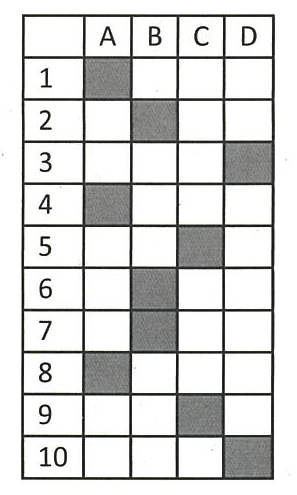
//> input picture test_solver.png, 297 x 495 px
$ ./Source   (built with g++ and OpenCV 4)
//> lines starting //> are read from the running program, lines starting //| are printed output that depends on the picture; after the words box and inside, x2 and y2 are one past the last pixel; in counts of white or black regions, pixels touching at a corner belong together
#include<iostream>
#include<opencv2/core.hpp>
#include<opencv2/highgui.hpp>
#include<opencv2/imgproc.hpp>
#include<vector>

using namespace std;
using namespace cv;
/// <summary>
/// Test rotation.
/// </summary>
/// <param name="img">Source image (grayscale)</param>
/// <param name="dest">Output image</param>
/// <param name="r">Minimum area rectangle of the largest contours </param>
void rotateTest(const Mat& img, Mat& dest, const RotatedRect r) {
	Point center = Point(r.center.x, r.center.y);

	double angle = (r.size.width > r.size.height) ? 90 + r.angle : r.angle;

	Mat rotMat = getRotationMatrix2D(Point2f(center.x, center.y), angle, 1);
	warpAffine(img, dest, rotMat, img.size(), INTER_CUBIC);
}


/// <summary>
///
/// </summary>
/// <param name="img"></param>
/// <param name="dest"></param>
/// <param name="newSize"></param>
void standardize(const Mat& img, Mat& dest) {
	//threshold the image to get the lines (threshold value: 130, invert the result)
	Mat tmp;
	threshold(img, tmp, 130, 255, THRESH_BINARY_INV);
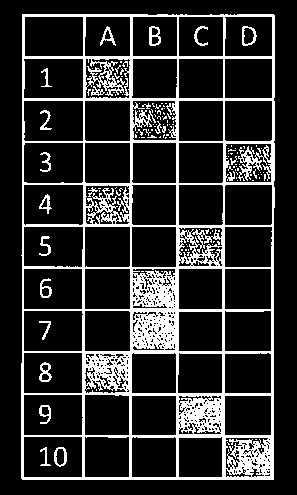
//> tmp: 495 rows x 297 cols, CV_8UC1; 18% white; 139 white regions (115 under 20 px), largest, box (x1, y1, x2, y2) and area: (21, 14, 275, 480) 24235, (149, 26, 161, 46) 131, (39, 362, 52, 382) 125

	//use median blur with size 3
	medianBlur(tmp, tmp, 3);
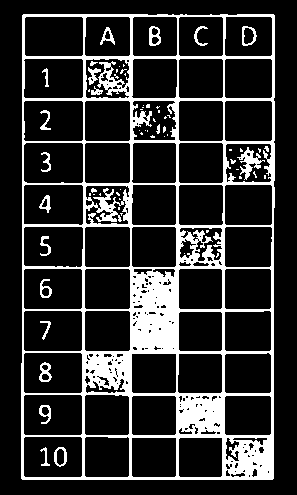
//> tmp: 495 rows x 297 cols, CV_8UC1; 18.7% white; 66 white regions (44 under 20 px)

	vector<vector<Point>> contours;
	//find the external (RETR_EXTERNAL) contours, do NOT use hierarchy
	findContours(tmp, contours, RETR_EXTERNAL, CHAIN_APPROX_NONE);
//> contours = 1 contour; box (x1, y1, x2, y2) and area: (21, 14, 275, 480) 116951

	//use the minAreaRect function to get a RotatedRect around the 0th contour:
	RotatedRect r = minAreaRect(contours[0]);
//> r = centre (147.6, 246.5), size (465.7, 252.6), angle -89.8

	//rotate the original image with the rotateTest function
	//rotete the prepared image wi	th the rotateTest function
	Mat img2, tmp2;
	rotateTest(img, img2, r);
//> in rotateTest, `Point center = Point(r.center.x, r.center.y);`: center = Point(147, 246)
//> in rotateTest, `double angle = (r.size.width > r.size.height) ? 90 + r.angle : r.angle;`: angle = 0.165
//> in rotateTest, `Mat rotMat = getRotationMatrix2D(Point2f(center.x, center.y), angle, 1);`: rotMat = [[1, 0.00287, -0.706], [-0.00287, 1, 0.423]]
//> in rotateTest, `warpAffine(img, dest, rotMat, img.size(), INTER_CUBIC);`:
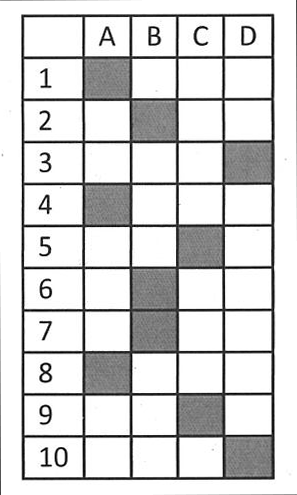
//> dest: 495 rows x 297 cols, CV_8UC1; min 0, max 255, mean 213.7
	rotateTest(tmp, tmp2, r);
//> in rotateTest (call 2), `warpAffine(img, dest, rotMat, img.size(), INTER_CUBIC);`:
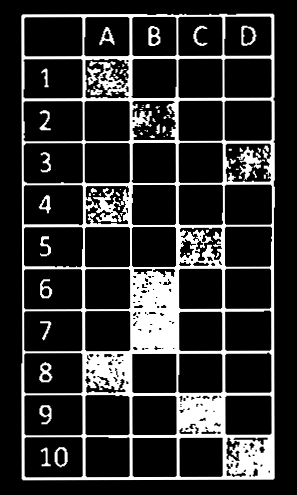
//> dest: 495 rows x 297 cols, CV_8UC1; min 0, max 255, mean 47.5


	//find the external (RETR_EXTERNAL) contours again, do NOT use hierarchy
		//findContours(img2, contours, RETR_EXTERNAL, CHAIN_APPROX_NONE);
	findContours(tmp2, contours, RETR_EXTERNAL, CHAIN_APPROX_NONE);
//> contours = 1 contour; box (x1, y1, x2, y2) and area: (20, 12, 276, 482) 117663
	// we crop the rotated image based on the bounding rect.
	dest = img2(boundingRect(contours[0]));
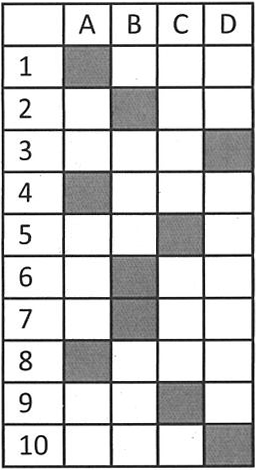
//> dest: 470 rows x 256 cols, CV_8UC1; min 0, max 255, mean 205
}

void createTheMaskOfTheNonGrayCells(const Mat& solver, Mat& dest) {

	Mat gray_cells;

	// use an inRange method to select the gray cells on the image (between 100 and 200)
	inRange(solver, 100, 200, gray_cells);
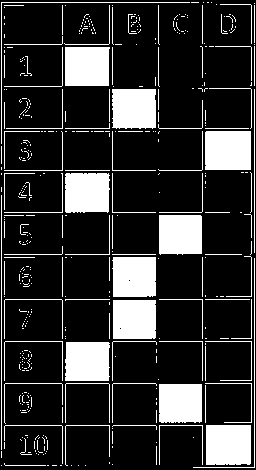
//> gray_cells: 470 rows x 256 cols, CV_8UC1; 19.7% white; 438 white regions (348 under 20 px), largest, box (x1, y1, x2, y2) and area: (205, 131, 251, 170) 1792, (206, 425, 251, 465) 1789, (65, 173, 110, 213) 1724


	// use a median blur with the size 5
	medianBlur(gray_cells, gray_cells, 5);
	// use an erode operator with this structure elements:
	Mat struct_element = getStructuringElement(MORPH_ELLIPSE, Size(9, 9));
	erode(gray_cells, gray_cells, struct_element);
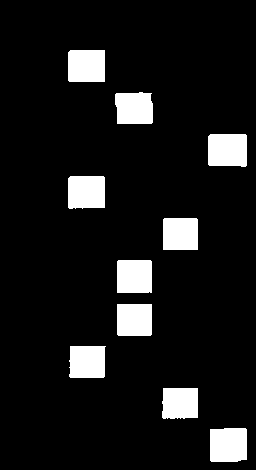
//> gray_cells: 470 rows x 256 cols, CV_8UC1; 9.6% white; 10 white regions, largest, box (x1, y1, x2, y2) and area: (208, 134, 247, 167) 1248, (210, 428, 247, 462) 1227, (68, 176, 105, 209) 1186
	// invert the result and save into the dest mat
	dest = 255 - gray_cells;
}

int main() {

	Mat solver0 = imread("test_solver.png", IMREAD_GRAYSCALE);

	Mat solver;
	standardize(solver0, solver);

	Mat nongray;
	createTheMaskOfTheNonGrayCells(solver, nongray);


	for (int i = 0; i <= 17; ++i) {
		Mat img0 = imread("test_" + to_string(i) + ".png", IMREAD_GRAYSCALE);
//> test_0.png cannot be read in this run, so this picture is empty

		Mat img, tmp;
//> (the run ends here: the program stops with an error, at `medianBlur(tmp, tmp, 3);`)

$ run again, with test_0.png copied over test_solver.png
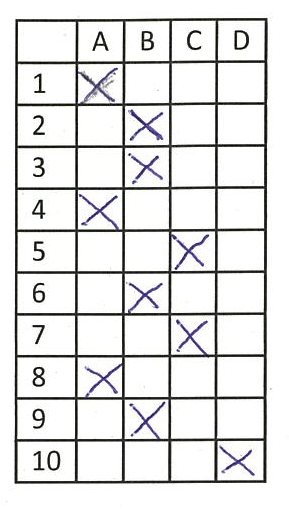
//> input picture test_0.png, 289 x 510 px
//> in standardize, `medianBlur(tmp, tmp, 3);`:
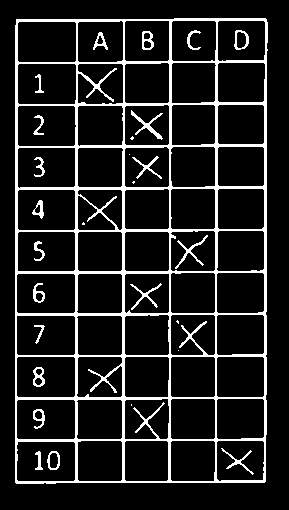
//> tmp: 510 rows x 289 cols, CV_8UC1; 12.2% white; 28 white regions (7 under 20 px)
//> contours = 1 contour; box (x1, y1, x2, y2) and area: (15, 18, 268, 484) 116302
//> r = centre (141, 250.5), size (465, 252), angle -90
//> center = Point(141, 250)
//> angle = 0
//> rotMat = [[1, 0, 0], [0, 1, 0]]
//> in createTheMaskOfTheNonGrayCells, `medianBlur(gray_cells, gray_cells, 5);`:
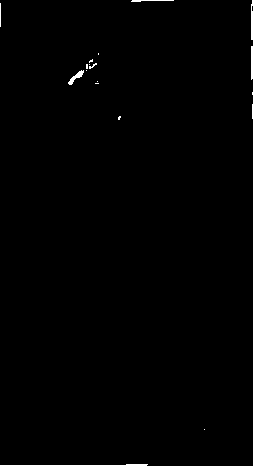
//> gray_cells: 466 rows x 253 cols, CV_8UC1; 0.46% white; 18 white regions (12 under 20 px), largest, box (x1, y1, x2, y2) and area: (0, 464, 148, 466) 169, (68, 70, 84, 85) 82, (251, 0, 253, 40) 71, (251, 46, 253, 80) 67, (131, 0, 174, 2) 52, (0, 3, 1, 27) 24

$ run again, with test_10.png copied over test_solver.png
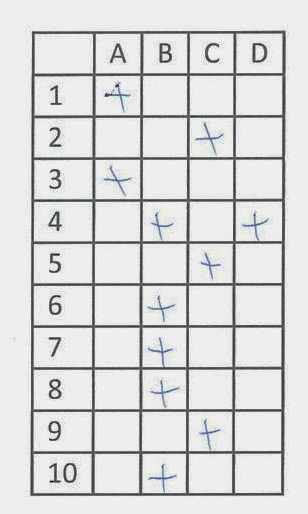
//> input picture test_10.png, 308 x 514 px
//> in standardize, `medianBlur(tmp, tmp, 3);`:
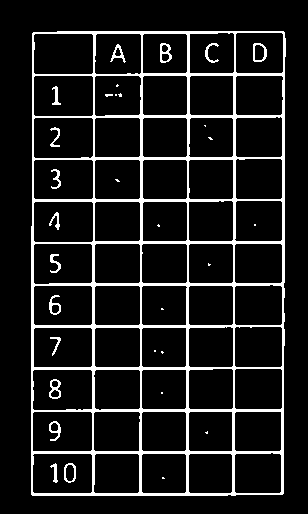
//> tmp: 514 rows x 308 cols, CV_8UC1; 10.5% white; 32 white regions (16 under 20 px)
//> in standardize, `findContours(tmp, contours, RETR_EXTERNAL, CHAIN_APPROX_NONE);`: contours = 1 contour; box (x1, y1, x2, y2) and area: (31, 31, 286, 496) 116963
//> r = centre (157.6, 263), size (464.9, 253.4), angle -89.8
//> center = Point(157, 263)
//> angle = 0.198
//> rotMat = [[1, 0.00346, -0.909], [-0.00346, 1, 0.545]]
//> in standardize, `findContours(tmp2, contours, RETR_EXTERNAL, CHAIN_APPROX_NONE);`: contours = 1 contour; box (x1, y1, x2, y2) and area: (30, 30, 287, 497) 117670
//> in createTheMaskOfTheNonGrayCells, `medianBlur(gray_cells, gray_cells, 5);`:
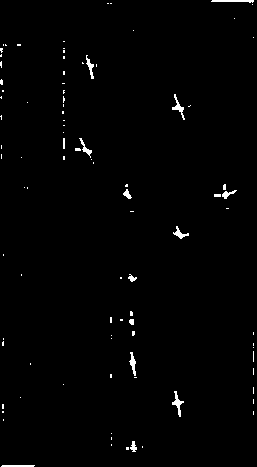
//> gray_cells: 467 rows x 257 cols, CV_8UC1; 1.1% white; 93 white regions (78 under 20 px), largest, box (x1, y1, x2, y2) and area: (172, 391, 184, 417) 104, (172, 94, 185, 120) 94, (211, 0, 254, 3) 88
